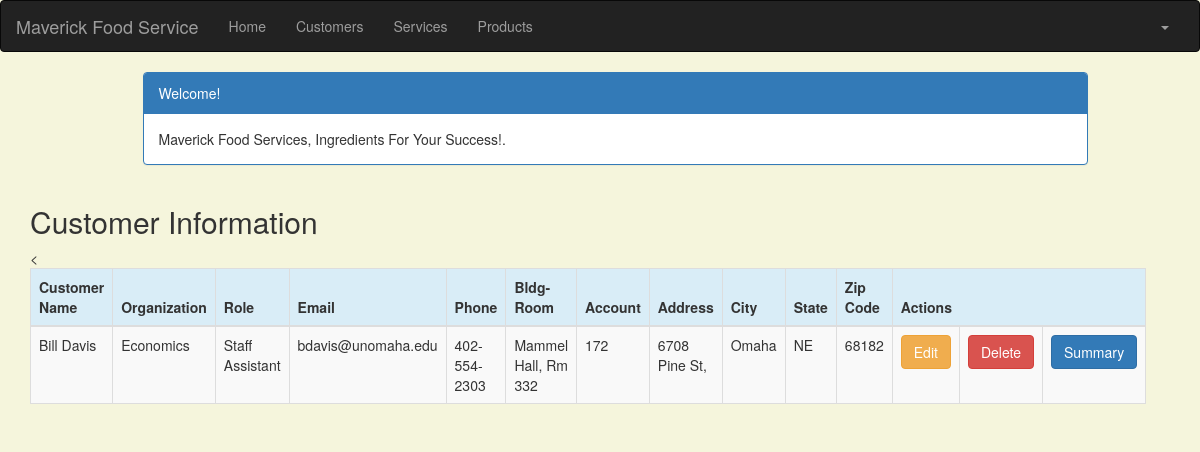
/customer_list (signed in), run on the app's committed database.
### crm/models.py (models this page shows, shortened)
class Customer(models.Model):
    cust_name = models.CharField(max_length=50)
    organization = models.CharField(max_length=100, blank=True)
    role = models.CharField(max_length=100)
    email = models.EmailField(max_length=100)
    bldgroom = models.CharField(max_length=100)
    address = models.CharField(max_length=200)
    account_number = models.IntegerField(blank=False, null=False)
    city = models.CharField(max_length=50)
    state = models.CharField(max_length=50)
    zipcode = models.CharField(max_length=10)
    phone_number = models.CharField(max_length=50)
    created_date = models.DateTimeField(
        default=timezone.now)
    updated_date = models.DateTimeField(auto_now_add=True)

### crm/views.py (the view)
# urls.py: path('customer_list', views.customer_list, name='customer_list'),
@login_required
def customer_list(request):
    customer = Customer.objects.filter(created_date__lte=timezone.now())
    return render(request, 'crm/customer_list.html',
                  {'customers': customer})

### crm/templates/crm/customer_list.html (shortened to what this page needs)
<!DOCTYPE html>
<html lang="en">
{% extends 'crm/base.html' %}
{% block content %}
    <html>
    <head>
        <link rel="stylesheet" href="https://maxcdn.bootstrapcdn.com/bootstrap/3.3.4/css/bootstrap.min.css">
    </head>
    <body>
    <div class="container">
        <div class="row">
            <div class="col-md-10 col-md-offset-1">
                <div class="panel panel-primary">
                    <div class="panel-heading">Welcome!</div>
                    <div class="panel-body">
                        Maverick Food Services, Ingredients For Your Success!.
                    </div>
                </div>
            </div>
        </div>
    </div>
    <div class="row">
        <h2 style="padding-left: 15Px">Customer Information</h2>
    </div>
    <div>
        <table class="table table-striped table-bordered table-hover">
            <thead>
            <tr class="bg-info">
                <th>Customer Name</th>
                <th>Organization</th>
                <th>Role</th>
                <th>Email</th>
                <th>Phone</th>
                <th>Bldg-Room</th>
                <th>Account</th>
                <th>Address</th>
                <th>City</th>
                <th>State</th>
                <th>Zip Code</th>
                <th colspan="3">Actions</th>
            </tr>
            </thead>
            <tbody>
            {% for customer in customers %}
                <tr>
                    <td>{{ customer.cust_name }}</td>
                    <td>{{ customer.organization }}</td>
                    <td>{{ customer.role }}</td>
                    <td>{{ customer.email }}</td>
                    <td>{{ customer.phone_number }}</td>
                    <td>{{ customer.bldgroom }}</td>
                    <td>{{ customer.account_number }}</td>
                    <td>{{ customer.address }}</td>
                    <td>{{ customer.city }}</td>
                    <td>{{ customer.state }}</td>
                    <td>{{ customer.zipcode }}</td>
                    <td><a href="{% url 'crm:customer_edit' pk=customer.pk %}" class="btn btn-warning">Edit</a>
                    <td><a href="{% url 'crm:customer_delete' pk=customer.pk %}"
                            onclick="return confirm('Are you sure you want to delete?')"
                            class="btn btn-danger">Delete</a>
                    </td>
                    <<td><a href="{% url 'crm:summary' pk=customer.pk %}"
                           class="btn btn-primary">Summary</a>
                </tr>
            {% endfor %}
            </tbody>
        </table>
    </div>
    </body>
    </html>
{% endblock %}

### crm/templates/crm/customer_list.html (style rules this page uses)
body { background-color: beige; }

### data on the page
Customer: cust_name "Bill Davis", organization "Economics", role "Staff Assistant", email "bdavis@unomaha.edu", phone_number "402-554-2303", bldgroom "Mammel Hall, Rm 332", account_number "172", address "6708 Pine St,", city "Omaha", state "NE", zipcode "68182"
